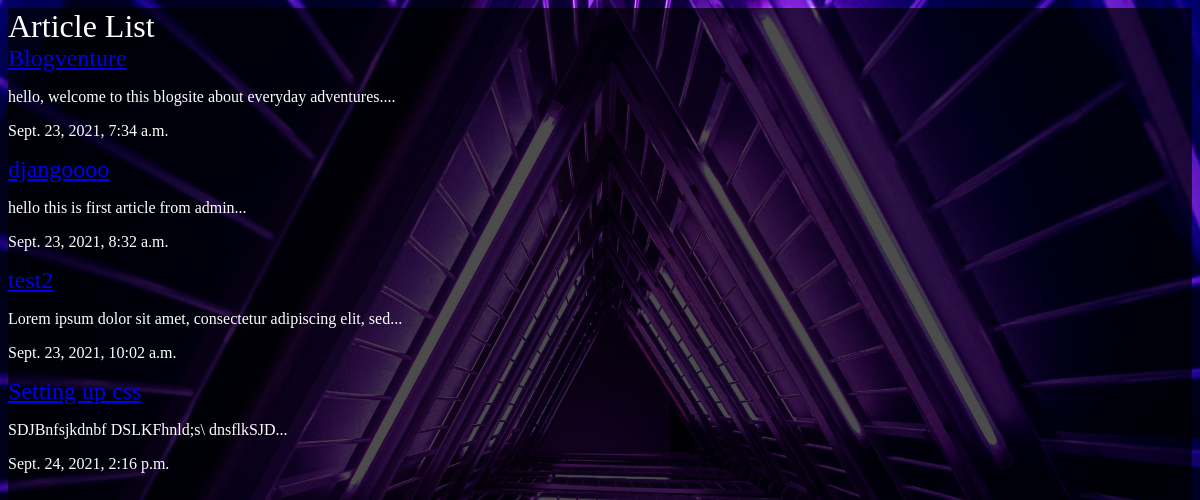
The app's page /articles/ with its own data.
### articles/models.py (models this page shows, shortened)
class Article(models.Model):
    title=models.CharField(max_length=80)
    slug=models.SlugField()
    body=models.TextField()
    date=models.DateTimeField(auto_now_add=True)
    def snippet(self):
        return self.body[:60]+'...'

### articles/views.py (the view)
# urls.py: path('', views.article_list),
def article_list(request):
    articles =Article.objects.all().order_by('date')
    return render(request,'articles/article_list.html', {'articles':articles})

### articles/templates/articles/article_list.html
{% extends 'base_layout.html' %}
{% block content %}
    <h1>Article List</h1>
    <div class="articles">
      {% for article in articles %}
        <div class="article">
          <h2><a href="#">{{article.title}}</a></h2>
          <p>{{article.snippet}}</p>
          <p>{{article.date}}</p>
        </div>
      {% endfor %}
    </div>
{% endblock %}

### templates/base_layout.html (shortened to what this page needs)
{% load static %}
<!DOCTYPE html>
<html lang="en" dir="ltr">
  <head>
    <link rel="stylesheet" href="{% static 'styles.css' %}">
  </head>
  <body class="bgimg">
    <div class="wrapper">
      {% block content %}
      {% endblock %}
    </div>
  </body>
</html>

### assets/styles.css (style rules this page uses)
body { font-family: Ubuntu; color: white; }
.bgimg { background-image: url(neon1.jpg); height: auto; background-repeat-y: no-repeat; background-size: cover; background-position: top center; position: relative; z-index: 1; }
.bgimg::after { content: ''; position: absolute; left: 0; top: 0; min-height: 100vh; width: 100%; background-color: black; opacity: .7; z-index: -1; }
h1,h2,h3,h4,h5 { font-weight: normal; color: white; margin: 0; }

### records on screen
Article: title "Blogventure", snippet "hello, welcome to this blogsite about everyday adventures....", date "Sept. 23, 2021, 7:34 a.m."
Article: title "djangoooo", snippet "hello this is first article from admin...", date "Sept. 23, 2021, 8:32 a.m."
Article: title "test2", snippet "Lorem ipsum dolor sit amet, consectetur adipiscing elit, sed...", date "Sept. 23, 2021, 10:02 a.m."
Article: title "Setting up css", snippet "SDJBnfsjkdnbf DSLKFhnld;s\\ dnsflkSJD...", date "Sept. 24, 2021, 2:16 p.m."
